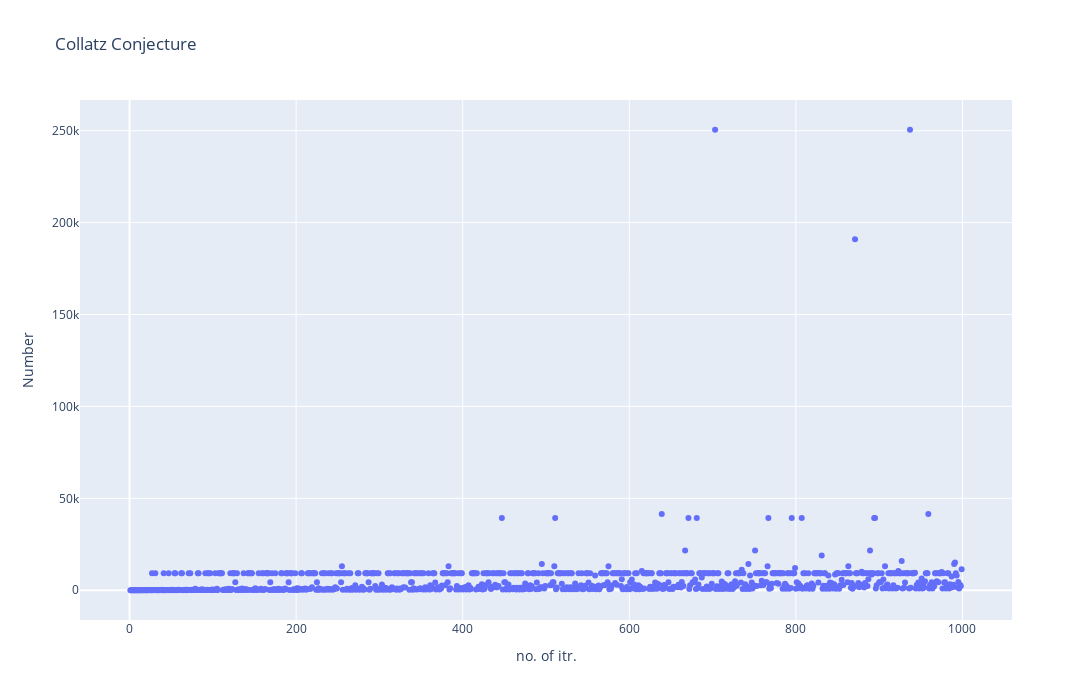

Here is the notebook cell this chart was saved with:
### Code cell
n = 1000
store = [1]*n
for j in range(1,n):
    #j = random.randint(1,20)
    coll = Collatz(j)
    store[j-1] = j
    i =2
    while (i != 1.0):
        
        i =coll.next()
        if (i > store[j-1]):
            store[j-1] = i
        else:
            store[j-1] = store[j-1]

# Plot Line Chart here
trace = go.Scatter(x=[i for i in range(1,n)], y=store, mode='markers')

data = [trace]

layout = go.Layout( height=700,width=1750 ,title='Collatz Conjecture', xaxis={'title':'no. of itr.'}, yaxis={'title':'Number'})
fig = go.Figure(data=data, layout=layout)
fig.show()

### Figure 1 — Plotly figure (JSON) as saved in the notebook; plotly's stock layout.template omitted (floating-point values rounded to 4 significant figures; data arrays with more than 128 entries replaced by an {"elided": "..."} marker saying what was removed)
{"data": [{"mode": "markers", "type": "scatter", "x": {"elided": "999 int values"}, "y": {"elided": "1000 int values"}}], "layout": {"height": 700, "title": {"text": "Collatz Conjecture"}, "width": 1750, "xaxis": {"title": {"text": "no. of itr."}}, "yaxis": {"title": {"text": "Number"}}}}
